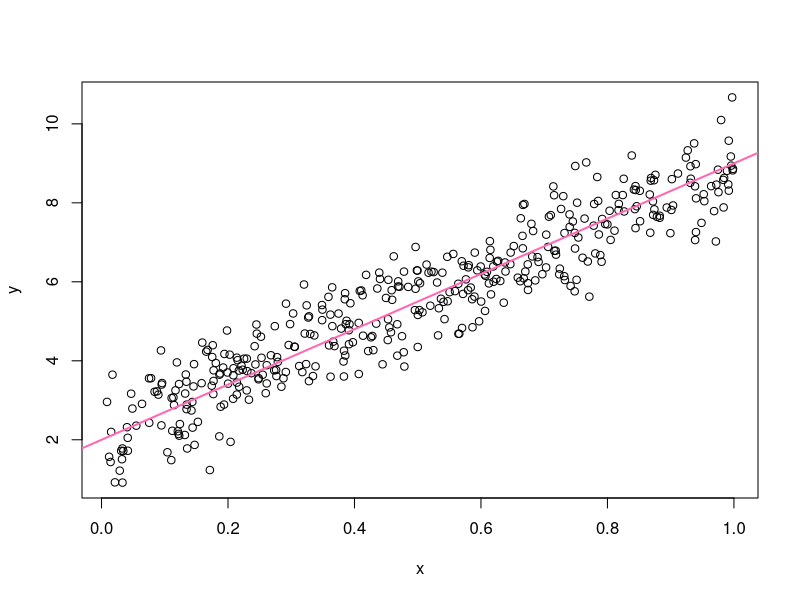

The R script that drew this image:
a <- 2 
b <- 7
sigSg <- 0.5
n <- 400

x <- runif(n)
y <- a + b*x  + rnorm(n, sd = sqrt(sigSg))
(avgX <- mean(x))

write(avgX, file="avgX.txt")

plot(x,y)
abline(a,b,col='hotpink', lwd = 2)
dev.print(pdf, "toy-line.pdf")

